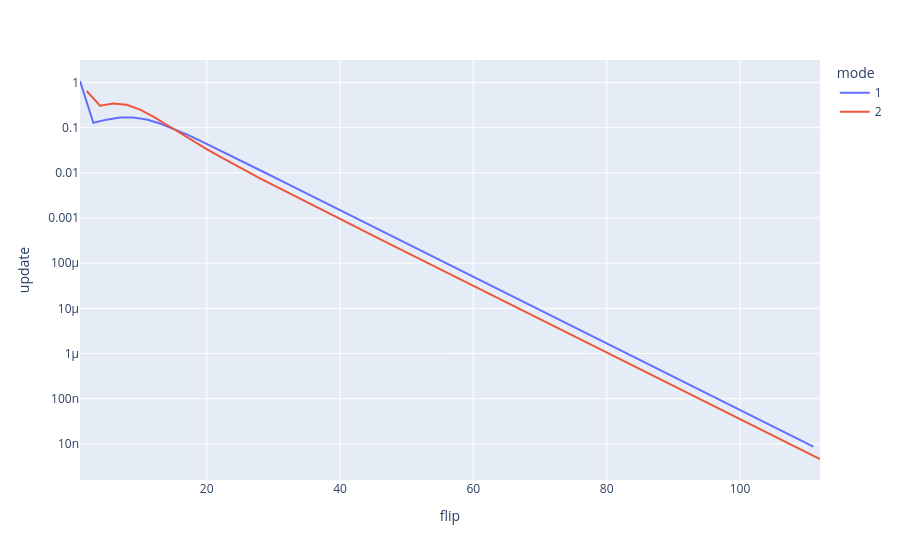

Notebook cell for this chart:
### Code cell
px.line(df, x='flip', y='update', log_y=True, color='mode')

### Figure 1 — Plotly figure (JSON) as saved in the notebook; plotly's stock layout.template omitted (floating-point values rounded to 4 significant figures)
{"data": [{"hovertemplate": "mode=1<br>flip=%{x}<br>update=%{y}<extra></extra>", "legendgroup": "1", "line": {"color": "#636efa", "dash": "solid"}, "marker": {"symbol": "circle"}, "mode": "lines", "name": "1", "orientation": "v", "showlegend": true, "type": "scatter", "x": [1, 3, 5, 7, 9, 11, 13, 15, 17, 19, 21, 23, 25, 27, 29, 31, 33, 35, 37, 39, 41, 43, 45, 47, 49, 51, 53, 55, 57, 59, 61, 63, 65, 67, 69, 71, 73, 75, 77, 79, 81, 83, 85, 87, 89, 91, 93, 95, 97, 99, 101, 103, 105, 107, 109, 111], "xaxis": "x", "y": [1.079, 0.1282, 0.1504, 0.1681, 0.1682, 0.1508, 0.1236, 0.09534, 0.07087, 0.05162, 0.03719, 0.02664, 0.01903, 0.01357, 0.009671, 0.00689, 0.004907, 0.003495, 0.002489, 0.001772, 0.001262, 0.0008987, 0.00064, 0.0004557, 0.0003245, 0.0002311, 0.0001646, 0.0001172, 8.345e-05, 5.942e-05, 4.231e-05, 3.013e-05, 2.146e-05, 1.528e-05, 1.088e-05, 7.748e-06, 5.517e-06, 3.929e-06, 2.798e-06, 1.992e-06, 1.419e-06, 1.01e-06, 7.194e-07, 5.123e-07, 3.648e-07, 2.598e-07, 1.85e-07, 1.317e-07, 9.381e-08, 6.68e-08, 4.757e-08, 3.387e-08, 2.412e-08, 1.718e-08, 1.223e-08, 8.71e-09], "yaxis": "y"}, {"hovertemplate": "mode=2<br>flip=%{x}<br>update=%{y}<extra></extra>", "legendgroup": "2", "line": {"color": "#EF553B", "dash": "solid"}, "marker": {"symbol": "circle"}, "mode": "lines", "name": "2", "orientation": "v", "showlegend": true, "type": "scatter", "x": [2, 4, 6, 8, 10, 12, 14, 16, 18, 20, 22, 24, 26, 28, 30, 32, 34, 36, 38, 40, 42, 44, 46, 48, 50, 52, 54, 56, 58, 60, 62, 64, 66, 68, 70, 72, 74, 76, 78, 80, 82, 84, 86, 88, 90, 92, 94, 96, 98, 100, 102, 104, 106, 108, 110, 112], "xaxis": "x", "y": [0.6469, 0.3058, 0.3438, 0.3216, 0.2511, 0.175, 0.116, 0.07591, 0.05007, 0.0335, 0.02273, 0.01562, 0.01083, 0.00757, 0.005318, 0.00375, 0.002652, 0.001879, 0.001333, 0.0009469, 0.000673, 0.0004787, 0.0003405, 0.0002423, 0.0001725, 0.0001228, 8.742e-05, 6.224e-05, 4.431e-05, 3.155e-05, 2.247e-05, 1.6e-05, 1.139e-05, 8.112e-06, 5.777e-06, 4.114e-06, 2.929e-06, 2.086e-06, 1.485e-06, 1.058e-06, 7.532e-07, 5.364e-07, 3.819e-07, 2.72e-07, 1.937e-07, 1.379e-07, 9.821e-08, 6.994e-08, 4.98e-08, 3.546e-08, 2.525e-08, 1.798e-08, 1.281e-08, 9.119e-09, 6.494e-09, 4.624e-09], "yaxis": "y"}], "layout": {"legend": {"title": {"text": "mode"}, "tracegroupgap": 0}, "margin": {"t": 60}, "xaxis": {"anchor": "y", "domain": [0, 1], "title": {"text": "flip"}}, "yaxis": {"anchor": "x", "domain": [0, 1], "title": {"text": "update"}, "type": "log"}}}
